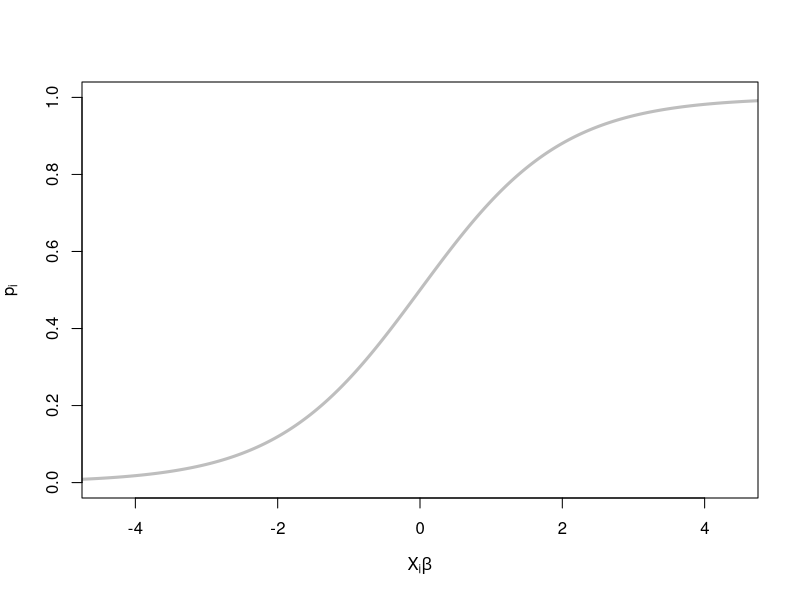

This chart was generated by the following R code: (Note: this script raises an error after producing the figure.)
## ---- chunk 1
library(tidyverse)
## ---- chunk 2
ontario <- data.frame(
                 Age = c("0 to 09",
                               "10 to 19","20 to 29","30 to 39","40 to 49",
                               "50 to 59","60 to 69","70 to 79","80 to 89","90+"),
  Hospitalizations = c(98,92,402,
                               668,1010,1932,2714,3151,3354,1645),
                Population = c(1518527,
                               1617937,2100175,2056056,1876585,2060937,1795047,
                               1159898,539715,139551)
) 

knitr::kable(ontario, caption = "COVID-19 hospitalizations in Ontario, by age group")
## ---- chunk 3
ontario <- data.frame(
                 Age = c("0 to 09",
                               "10 to 19","20 to 29","30 to 39","40 to 49",
                               "50 to 59","60 to 69","70 to 79","80 to 89","90+"),
  Hospitalized = c(98,92,402,
                               668,1010,1932,2714,3151,3354,1645),
                Population = c(1518527,
                               1617937,2100175,2056056,1876585,2060937,1795047,
                               1159898,539715,139551)
) %>% 
  mutate(`Not hospitalized` = Population - Hospitalized) %>% 
  select(-Population) %>% 
  pivot_longer(-Age, names_to = "Status", 
               values_to = "n") %>% 
  group_by(Age, Status) %>% 
  expand(count = seq(1:n)) %>% 
  select(-count) %>% 
  ungroup()

#saveRDS(ontario, "data/w7/ontario_full.RDS")
  
## ---- chunk 4
hosp_table <- table(ontario$Age, ontario$Status)
hosp_table
## ---- chunk 5
hosp_table/sum(hosp_table)
## ---- chunk 6
round(margin.table(hosp_table, margin = 1)/sum(margin.table(hosp_table, margin = 1)), 3)
## ---- chunk 7
round(margin.table(hosp_table, margin = 2)/sum(margin.table(hosp_table, margin = 2)), 3)
## ---- chunk 8
knitr::kable(prop.table(hosp_table, margin = 1))
## ---- chunk 9
knitr::kable(round(prop.table(hosp_table, margin = 2), 3))
## ---- chunk 10
# .center[<img src="libs/images/w7/flex.jpg" height=370> ]
## ---- chunk 11
xseq = seq(-4.75,4.75,len=1001)
plot(xseq, exp(xseq)/(1+exp(xseq)),
  xaxs='i', ylim = c(0,1),
  type='l', xlab=expression(X[i]*beta), 
  ylab=expression(p[i]), col='grey', lwd=3)

## ---- chunk 12
#.center[<img src="libs/images/w7/Challenger_explosion.jpg" height=250>]
## ---- chunk 13
# install.packages("SMPracticals")
data('shuttle', package='SMPracticals')
rownames(shuttle) = as.character(rownames(shuttle))
shuttle[1:4,]
## ---- chunk 14
# Base R plot
# plot(shuttle$temperature, shuttle$r/shuttle$m)

# ggplot
shuttle %>% 
  ggplot(aes(x = temperature, y = r/m)) +
  geom_point(size = 4) +
  theme_minimal()

## ---- chunk 15
shuttle$notDamaged <- shuttle$m - shuttle$r
shuttle$y <- as.matrix(shuttle[,c('r','notDamaged')])
shuttleFit <- glm(y ~ temperature + pressure, 
  family=binomial(link='logit'), data=shuttle)
shuttleFit$coef
## ---- chunk 16
summary(shuttleFit)
## ---- chunk 17
confint(shuttleFit)
## ---- chunk 18
quantile(shuttle$temperature)
quantile(shuttle$pressure)
## ---- chunk 19
shuttle$temperatureC <- shuttle$temperature  - 70
shuttle$pressureC <-  shuttle$pressure - 200
shuttleFit2 <-  glm(y ~ temperatureC + pressureC, family='binomial', data=shuttle)
## ---- chunk 20
par_table = cbind(est = summary(
  shuttleFit2)$coef[,1],
  confint(shuttleFit2))
rownames(par_table)[1]= "Baseline"
## ---- chunk 21
round(exp(par_table),3)
## ---- chunk 22
round(exp(par_table[1,'est']) / (1+exp(par_table[1,'est'])), 3)
## ---- chunk 23
round(100*(1-exp(par_table[2,'est']) ), 3)
## ---- chunk 24
knitr::include_graphics("libs/images/w8/we-are-family.png")
## ---- chunk 25
knitr::include_graphics("libs/images/w8/quasi.png")
## ---- chunk 26
knitr::include_graphics("libs/images/w8/fishing.jpeg")
## ---- chunk 27
knitr::include_graphics("libs/images/w8/preggers.jpeg")
